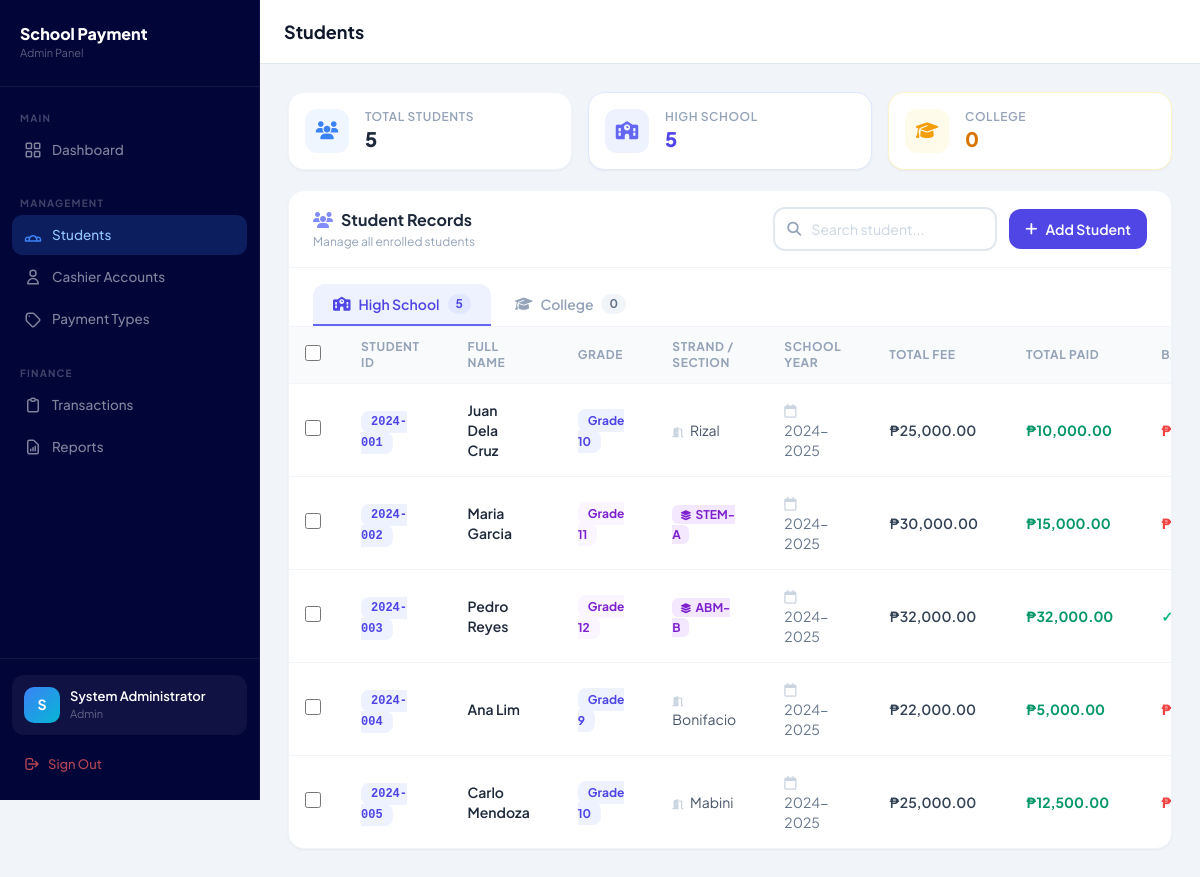
The app's page /admin/students.php (signed in) with its own data.
### tables this page shows
CREATE TABLE IF NOT EXISTS students (
    id INT AUTO_INCREMENT PRIMARY KEY,
    student_id VARCHAR(20) NOT NULL UNIQUE,
    full_name VARCHAR(150) NOT NULL,
    grade_level VARCHAR(20),
    section VARCHAR(50),
    school_year VARCHAR(20),
    major VARCHAR(100) DEFAULT NULL,
    total_fee DECIMAL(10,2) DEFAULT 0.00,
    total_paid DECIMAL(10,2) DEFAULT 0.00,
    balance DECIMAL(10,2) GENERATED ALWAYS AS (total_fee - total_paid) STORED,
    status ENUM('active', 'inactive') DEFAULT 'active',
    created_at DATETIME DEFAULT CURRENT_TIMESTAMP,
    updated_at DATETIME DEFAULT CURRENT_TIMESTAMP ON UPDATE CURRENT_TIMESTAMP
);

### admin/students.php (the view, shortened to what this page needs)
<?php
require_once '../includes/db.php';
$search = trim($_GET['search'] ?? '');
$where  = "WHERE 1";
$students      = $conn->query("SELECT * FROM students $where ORDER BY created_at DESC");
$total_count   = $conn->query("SELECT COUNT(*) as cnt FROM students WHERE status='active'")->fetch_assoc()['cnt'];
$college_levels = ['1st Year','2nd Year','3rd Year','4th Year','5th Year'];
$hs_students = []; $col_students = [];
while ($s = $students->fetch_assoc()) {
    if (in_array($s['grade_level'], $college_levels)) $col_students[] = $s;
    else $hs_students[] = $s;
}
include 'layout_header.php';
?>
<?php include 'studentstyle.php';?>
<div class="grid grid-cols-1 sm:grid-cols-3 gap-4 mb-5 fade-up summary-cards-grid">
    <div class="bg-white rounded-2xl border border-slate-100 shadow-sm p-4 flex items-center gap-4">
        <div class="w-11 h-11 rounded-xl bg-blue-50 flex items-center justify-center flex-shrink-0">
            <i class="fa-solid fa-users text-blue-500 text-lg"></i>
        </div>
        <div>
            <p class="text-slate-400 text-xs font-semibold uppercase tracking-wider">Total Students</p>
            <p class="text-slate-800 text-xl font-extrabold"><?= number_format($total_count) ?></p>
        </div>
    </div>
    <div class="bg-white rounded-2xl border border-indigo-100 shadow-sm p-4 flex items-center gap-4">
        <div class="w-11 h-11 rounded-xl bg-indigo-50 flex items-center justify-center flex-shrink-0">
            <i class="fa-solid fa-school text-indigo-500 text-lg"></i>
        </div>
        <div>
            <p class="text-slate-400 text-xs font-semibold uppercase tracking-wider">High School</p>
            <p class="text-indigo-600 text-xl font-extrabold"><?= count($hs_students) ?></p>
        </div>
    </div>
    <div class="bg-white rounded-2xl border border-amber-100 shadow-sm p-4 flex items-center gap-4">
        <div class="w-11 h-11 rounded-xl bg-amber-50 flex items-center justify-center flex-shrink-0">
            <i class="fa-solid fa-graduation-cap text-amber-500 text-lg"></i>
        </div>
        <div>
            <p class="text-slate-400 text-xs font-semibold uppercase tracking-wider">College</p>
            <p class="text-amber-600 text-xl font-extrabold"><?= count($col_students) ?></p>
        </div>
    </div>
</div>
<div class="bg-white rounded-2xl border border-slate-100 shadow-sm fade-up2">
    <div class="flex items-center justify-between px-6 py-4 border-b border-slate-100 flex-wrap gap-3 card-header-row">
        <div>
            <h3 class="text-slate-800 font-bold text-base">
                <i class="fa-solid fa-users text-indigo-400 mr-2"></i>Student Records
            </h3>
            <p class="text-slate-400 text-xs mt-0.5">Manage all enrolled students</p>
        </div>
        <div class="flex items-center gap-3">
            <form method="GET" class="relative">
                <span class="absolute inset-y-0 left-0 pl-3.5 flex items-center pointer-events-none text-slate-400">
                </span>
                <input type="text" name="search"
                    placeholder="Search student..."
                    value="<?= htmlspecialchars($search) ?>"
                    class="field-input pl-9 pr-4 py-2.5 border-2 border-slate-200 rounded-xl text-sm text-slate-700 placeholder-slate-300 w-56 transition-all duration-200">
            </form>
            <button onclick="openModal('addModal')"
                class="flex items-center gap-2 bg-indigo-600 hover:bg-indigo-700 text-white text-sm font-semibold px-4 py-2.5 rounded-xl transition">
                <i class="fa-solid fa-plus"></i> Add Student
            </button>
        </div>
    </div>
    <div class="flex gap-1 px-6 pt-4 border-b border-slate-100">
        <button onclick="switchTab('hs')" id="tab_hs"
            class="tab-btn flex items-center gap-2 px-5 py-2.5 text-sm font-semibold rounded-t-xl border-b-2 border-indigo-500 text-indigo-600 bg-indigo-50 transition-all">
            <i class="fa-solid fa-school"></i> High School
            <span class="bg-indigo-100 text-indigo-600 text-xs font-bold px-2 py-0.5 rounded-full"><?= count($hs_students) ?></span>
        </button>
        <button onclick="switchTab('col')" id="tab_col"
            class="tab-btn flex items-center gap-2 px-5 py-2.5 text-sm font-semibold rounded-t-xl border-b-2 border-transparent text-slate-400 hover:text-slate-600 transition-all">
            <i class="fa-solid fa-graduation-cap"></i> College
            <span class="bg-slate-100 text-slate-500 text-xs font-bold px-2 py-0.5 rounded-full"><?= count($col_students) ?></span>
        </button>
    </div>
    <div id="panel_hs" class="overflow-x-auto">
        <table class="w-full">
            <thead>
                <tr class="bg-slate-50 text-left">
                    <th class="px-4 py-3 w-10">
                        <input type="checkbox" id="hs_check_all" onchange="toggleAll('hs', this.checked)"
                            class="w-4 h-4 rounded border-slate-300 text-indigo-600 cursor-pointer">
                    </th>
                    <th class="px-6 py-3 text-xs font-bold text-slate-400 uppercase tracking-wider">Student ID</th>
                    <th class="px-6 py-3 text-xs font-bold text-slate-400 uppercase tracking-wider">Full Name</th>
                    <th class="px-6 py-3 text-xs font-bold text-slate-400 uppercase tracking-wider">Grade</th>
                    <th class="px-6 py-3 text-xs font-bold text-slate-400 uppercase tracking-wider">Strand / Section</th>
                    <th class="px-6 py-3 text-xs font-bold text-slate-400 uppercase tracking-wider">School Year</th>
                    <th class="px-6 py-3 text-xs font-bold text-slate-400 uppercase tracking-wider">Total Fee</th>
                    <th class="px-6 py-3 text-xs font-bold text-slate-400 uppercase tracking-wider">Total Paid</th>
                    <th class="px-6 py-3 text-xs font-bold text-slate-400 uppercase tracking-wider">Balance</th>
                </tr>
            </thead>
            <tbody class="divide-y divide-slate-50">
                <?php foreach ($hs_students as $s): ?>
                <tr class="hover:bg-slate-50 row-hs" data-id="<?= $s['id'] ?>">
                    <td class="px-4 py-4">
                        <input type="checkbox" class="chk-hs w-4 h-4 rounded border-slate-300 text-indigo-600 cursor-pointer"
                            value="<?= $s['id'] ?>" onchange="updateBulk()">
                    </td>
                    <td class="px-6 py-4">
                        <span class="font-mono text-xs font-bold text-indigo-600 bg-indigo-50 px-2.5 py-1 rounded-lg">
                            <?= htmlspecialchars($s['student_id']) ?>
                        </span>
                    </td>
                    <td class="px-6 py-4">
                        <div class="flex items-center gap-3">
                            <span class="font-semibold text-slate-800 text-sm"><?= htmlspecialchars($s['full_name']) ?></span>
                        </div>
                    </td>
                    <td class="px-6 py-4">
                        <span class="<?= in_array($s['grade_level'], ['Grade 11','Grade 12']) ? 'bg-purple-50 text-purple-700' : 'bg-indigo-50 text-indigo-600' ?> text-xs font-bold px-2.5 py-1 rounded-lg">
                            <?= htmlspecialchars($s['grade_level']) ?>
                        </span>
                    </td>
                    <td class="px-6 py-4 text-slate-600 text-sm">
                        <?php if (in_array($s['grade_level'], ['Grade 11','Grade 12'])): ?>
                            <?php
                            $parts = explode(' – ', $s['section'], 2);
                            $strand_disp = $parts[0] ?? $s['section'];
                            ?>
                            <span class="bg-purple-100 text-purple-700 text-xs font-bold px-2 py-0.5 rounded-md">
                                <i class="fa-solid fa-layer-group text-[10px] mr-1"></i><?= htmlspecialchars($strand_disp) ?>
                            </span>
                        <?php else: ?>
                            <i class="fa-solid fa-door-open text-slate-300 mr-1 text-[10px]"></i>
                            <?= htmlspecialchars($s['section']) ?>
                        <?php endif; ?>
                    </td>
                    <td class="px-6 py-4 text-slate-500 text-sm">
                        <i class="fa-regular fa-calendar text-slate-300 mr-1"></i><?= htmlspecialchars($s['school_year']) ?>
                    </td>
                    <td class="px-6 py-4 text-slate-700 text-sm font-semibold">₱<?= number_format($s['total_fee'],2) ?></td>
                    <td class="px-6 py-4 text-emerald-600 text-sm font-bold">₱<?= number_format($s['total_paid'],2) ?></td>
                    <td class="px-6 py-4">
                        <span class="text-sm font-extrabold <?= $s['balance'] > 0 ? 'text-red-500' : 'text-emerald-500' ?>">
                            <?= $s['balance'] > 0 ? ' ' : '✓ ' ?>₱<?= number_format($s['balance'],2) ?>
                        </span>
                    </td>
                </tr>
                <?php endforeach; ?>
            </tbody>
        </table>
    </div>
</div>
<?php include 'layout_footer.php'; ?>

### admin/layout_header.php (style rules this page uses)
* { font-family: 'Plus Jakarta Sans', sans-serif; }
:root { --sidebar-bg: #020538; --sidebar-width: 260px; --header-h: 64px; --accent: #3b82f6; }
body { background: #f1f5f9; margin: 0; }
table { width: 100%; border-collapse: collapse; }
th { padding: 13px 16px; text-align: left; font-size: 12px; font-weight: 700; color: #94a3b8; letter-spacing: 0.5px; text-transform: uppercase; }
td { padding: 14px 16px; font-size: 14px; color: #334155; border-top: 1px solid #f1f5f9; }

### admin/studentstyle.php (style rules this page uses)
.fade-up { animation: fadeUp 0.35s ease forwards; }
.fade-up2 { animation: fadeUp 0.35s ease 0.05s forwards; opacity:0; }
tbody tr { transition: background 0.15s; }

### records on screen
students: student "2024-001", full_name "Juan Dela Cruz", grade_level "Grade 10", section "Rizal", school_year "2024-2025", total_fee "25,000.00", total_paid "10,000.00"
students: student "2024-002", full_name "Maria Garcia", grade_level "Grade 11", section "STEM-A", school_year "2024-2025", total_fee "30,000.00", total_paid "15,000.00"
students: student "2024-003", full_name "Pedro Reyes", grade_level "Grade 12", section "ABM-B", school_year "2024-2025", total_fee "32,000.00", total_paid "32,000.00"
students: student "2024-004", full_name "Ana Lim", grade_level "Grade 9", section "Bonifacio", school_year "2024-2025", total_fee "22,000.00", total_paid "5,000.00"
students: student "2024-005", full_name "Carlo Mendoza", grade_level "Grade 10", section "Mabini", school_year "2024-2025", total_fee "25,000.00", total_paid "12,500.00"

### other values on screen
substr($_SESSION['full_name'] ?? 'A', 0, 1) "S"
$_SESSION['full_name'] "System Administrator"
$_SESSION['role'] "Admin"
$page_title "Students"
$total_count "5"
count($hs_students) "5"
count($col_students) "0"
